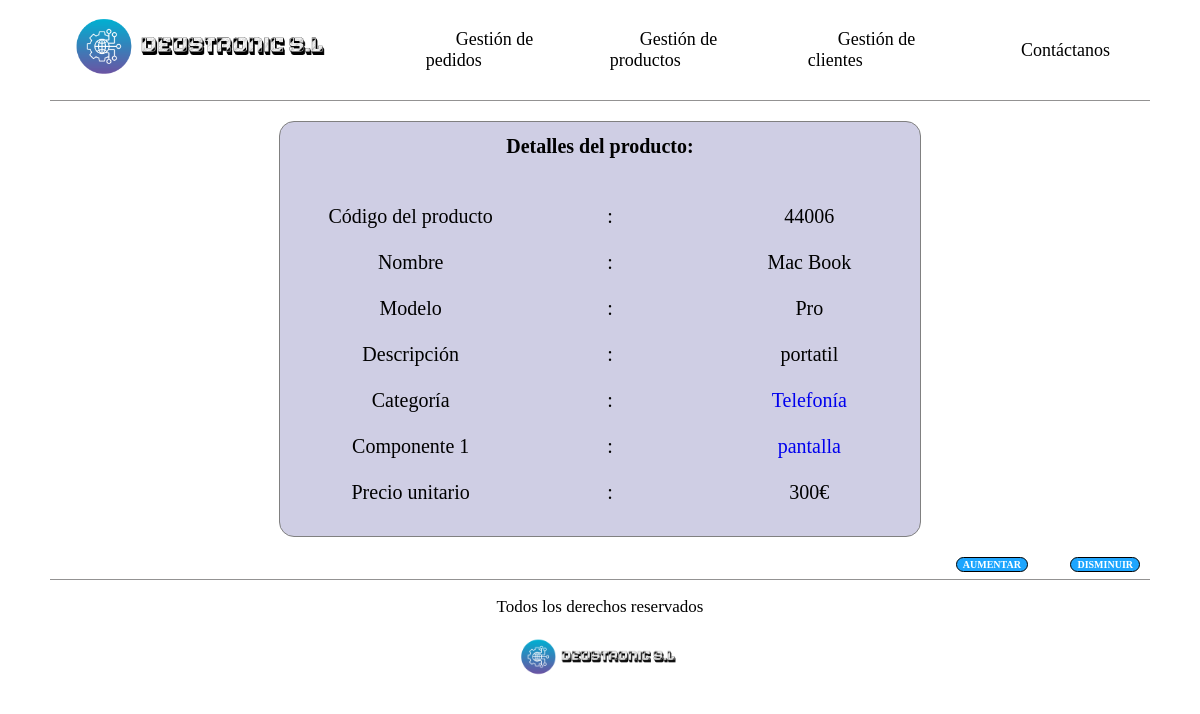
Page /deustronic/producto/44006 on the committed database.
### empresaDjango/models.py (models this page shows, shortened)
class Producto(models.Model):
    categoria = models.ForeignKey(Categoria, on_delete=models.CASCADE)
    cod_producto = models.CharField(max_length=10, unique=True)
    nombre_producto = models.CharField(max_length=50)
    descripcion = models.TextField()
    precio_unidad = models.IntegerField()
    modelo = models.CharField(max_length=50)

class Categoria(models.Model):
    id_categoria = models.AutoField(primary_key=True)
    nombre_categoria = models.CharField(max_length=50)

class Componente(models.Model):
    producto = models.ForeignKey(Producto, on_delete=models.CASCADE)
    cod_componente = models.CharField(max_length=10, unique=True)
    nombre_componente = models.CharField(max_length=50)
    marca = models.CharField(max_length=50)

### empresaDjango/views.py (the view)
# urls.py: path('producto/<str:cod_producto>', views.detail_producto, name='detail_pro'),
def detail_producto(request, cod_producto):
    producto = get_object_or_404(Producto, cod_producto=cod_producto)
    componentes = Componente.objects.filter(producto=producto)
    context = {
        'producto': producto,
        'componentes': componentes,
    }
    return render(request, 'detail_producto.html', context)

### empresaDjango/templates/detail_producto.html
{% extends 'base.html' %}
{% load static %}
{% block contenido %}
    <div class="contenedor-principal-detail">
        <div class="contenedor-central">
            <h1>Detalles del producto:</h1>
            <table class="detalle-productos">
                <tr>
                    <td>Código del producto</td>
                    <td>:</td>
                    <td>{{ producto.cod_producto }}</td>
                </tr>
                <tr>
                    <td>Nombre</td>
                    <td>:</td>
                    <td>{{ producto.nombre_producto }}</td>
                </tr>
                <tr>
                    <td>Modelo</td>
                    <td>:</td>
                    <td>{{ producto.modelo }}</td>
                </tr>
                <tr>
                    <td>Descripción</td>
                    <td>:</td>
                    <td>{{ producto.descripcion }}</td>
                </tr>
                <tr>
                    <td>Categoría</td>
                    <td>:</td>
                    <td>
                        <a href="{% url 'detail_cat' producto.categoria.id_categoria %}">{{ producto.categoria.nombre_categoria }} </a>
                    </td>
                </tr>
                {% for c in componentes %}
                    <tr>
                        <td>Componente {{ forloop.counter }}</td>
                        <td>:</td>
                        <td><a href="{% url 'detail_com' c.cod_componente %}"> {{ c.nombre_componente }} </a></td>
                    </tr>
                {% endfor %}
                <tr>
                    <td>Precio unitario</td>
                    <td>:</td>
                    <td>{{ producto.precio_unidad }}€</td>
                </tr>
            </table>
        </div>
    </div>
{% endblock %}

### empresaDjango/static/css/styles.css (style rules this page uses)
html { box-sizing: border-box; font-size: 62.5%; background-color: white; }
*, *:before, * after { box-sizing: inherit; }
a { text-decoration: none; }
.contenedor-principal-detail { margin: 2rem 5rem 2rem 5rem; display: flex; justify-content: center; align-items: center; min-height: 35rem; }
.contenedor-central { display: flex; flex-direction: column; align-items: center; justify-content: center; min-width: 50rem; min-height: 40rem; border-radius: 1.5rem; border: 1px solid grey; background-color: rgba(97, 93, 167, 0.3); }
.contenedor-central h1 { padding-bottom: 2rem; }
.detalle-productos { margin: 1rem 1rem 1rem 3rem; font-size: 2rem; text-align: center; width: 60rem; }
.detalle-productos td { width: 15rem; padding-bottom: 2rem; }
.contenedor-central h1 { margin-right: 0; }

### rows in the picture
Producto: cod_producto "44006", nombre_producto "Mac Book", modelo "Pro", descripcion "portatil", categoria.nombre_categoria "Telefonía", precio_unidad "300"
Componente: nombre_componente "pantalla"
